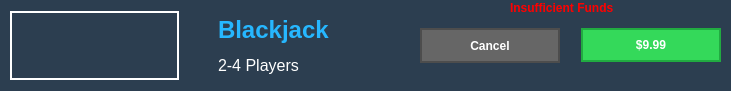
           <widget class="QGroupBox" name="groupBox_8">
            <property name="minimumSize">
             <size>
              <width>731</width>
              <height>91</height>
             </size>
            </property>
            <property name="styleSheet">
             <string notr="true"> background-color: #2c3e50;
border:solid #ffffff 1px;</string>
            </property>
            <property name="title">
             <string/>
            </property>
            <widget class="QWidget" name="horizontalLayoutWidget_6">
             <property name="geometry">
              <rect>
               <x>10</x>
               <y>10</y>
               <width>711</width>
               <height>71</height>
              </rect>
             </property>
             <layout class="QHBoxLayout" name="horizontalLayout_6">
              <item>
               <widget class="QPushButton" name="pushButton_29">
                <property name="maximumSize">
                 <size>
                  <width>169</width>
                  <height>69</height>
                 </size>
                </property>
                <property name="focusPolicy">
                 <enum>Qt::NoFocus</enum>
                </property>
                <property name="styleSheet">
                 <string notr="true">QPushButton {
    border-style: solid;
    border-width: 2px;
    border-color: white;
}

QPushButton:hover
{
    border: 2px solid #26b7ff ;
}

QPushButton:pressed {
	color:white;
 }
</string>
                </property>
                <property name="text">
                 <string/>
                </property>
                <property name="icon">
                 <iconset resource="resources.qrc">
                  <normaloff>:/Assets/Activities/game6.jpg</normaloff>:/Assets/Activities/game6.jpg</iconset>
                </property>
                <property name="iconSize">
                 <size>
                  <width>165</width>
                  <height>69</height>
                 </size>
                </property>
                <property name="flat">
                 <bool>true</bool>
                </property>
               </widget>
              </item>
              <item>
               <widget class="QLabel" name="label_12">
                <property name="styleSheet">
                 <string notr="true">padding-right:10px;
padding-left:30px;</string>
                </property>
                <property name="text">
                 <string>&lt;html&gt;&lt;head/&gt;&lt;body&gt;&lt;p&gt;&lt;span style=&quot; font-size:18pt; font-weight:600; color:#26b7ff;&quot;&gt;Blackjack&lt;/span&gt;&lt;/p&gt;&lt;p&gt;&lt;span style=&quot; font-size:12pt; color:#ffffff;&quot;&gt;2-4 Players&lt;/span&gt;&lt;/p&gt;&lt;/body&gt;&lt;/html&gt;</string>
                </property>
               </widget>
              </item>
              <item>
               <widget class="QPushButton" name="pushButton_13">
                <property name="minimumSize">
                 <size>
                  <width>0</width>
                  <height>35</height>
                 </size>
                </property>
                <property name="maximumSize">
                 <size>
                  <width>140</width>
                  <height>35</height>
                 </size>
                </property>
                <property name="styleSheet">
                 <string notr="true">QPushButton {
    background-color: #666666;
    border-style: solid;
    border-width: 2px;
    border-color: #4d4d4d;
    font: bold 12px;
    color: white;
	padding-top:8px;
	padding-bottom:8px;
    padding-left: 8px;
    padding-right: 8px;
}

QPushButton:hover
{
    border: 2px solid #262626 ;
}

QPushButton:pressed {
	color:white;
	background-color:#1a1a1a;
 }

</string>
                </property>
                <property name="text">
                 <string>Cancel</string>
                </property>
               </widget>
              </item>
              <item>
               <spacer name="horizontalSpacer_6">
                <property name="orientation">
                 <enum>Qt::Horizontal</enum>
                </property>
                <property name="sizeType">
                 <enum>QSizePolicy::Maximum</enum>
                </property>
                <property name="sizeHint" stdset="0">
                 <size>
                  <width>15</width>
                  <height>10</height>
                 </size>
                </property>
               </spacer>
              </item>
              <item>
               <widget class="QPushButton" name="pushButton_12">
                <property name="minimumSize">
                 <size>
                  <width>118</width>
                  <height>0</height>
                 </size>
                </property>
                <property name="maximumSize">
                 <size>
                  <width>140</width>
                  <height>16777215</height>
                 </size>
                </property>
                <property name="focusPolicy">
                 <enum>Qt::NoFocus</enum>
                </property>
                <property name="styleSheet">
                 <string notr="true">QPushButton {
    background-color: #34d95a;
    border-style: solid;
    border-width: 2px;
    border-color: #21ab41;
    font: bold 12px;
    color: white;
	padding-top:8px;
	padding-bottom:8px;
    padding-left: 8px;
    padding-right: 8px;
}

QPushButton:hover
{
    border: 2px solid #146b29 ;
}

QPushButton:pressed {
	color:white;
	background-color:#136335;
 }
</string>
                </property>
                <property name="text">
                 <string>$9.99</string>
                </property>
               </widget>
              </item>
             </layout>
            </widget>
            <widget class="QLabel" name="errGame6">
             <property name="geometry">
              <rect>
               <x>510</x>
               <y>0</y>
               <width>131</width>
               <height>16</height>
              </rect>
             </property>
             <property name="text">
              <string>&lt;html&gt;&lt;head/&gt;&lt;body&gt;&lt;p&gt;&lt;span style=&quot; font-weight:600; color:#ff0000;&quot;&gt;Insufficient Funds&lt;/span&gt;&lt;/p&gt;&lt;/body&gt;&lt;/html&gt;</string>
             </property>
            </widget>
           </widget>
